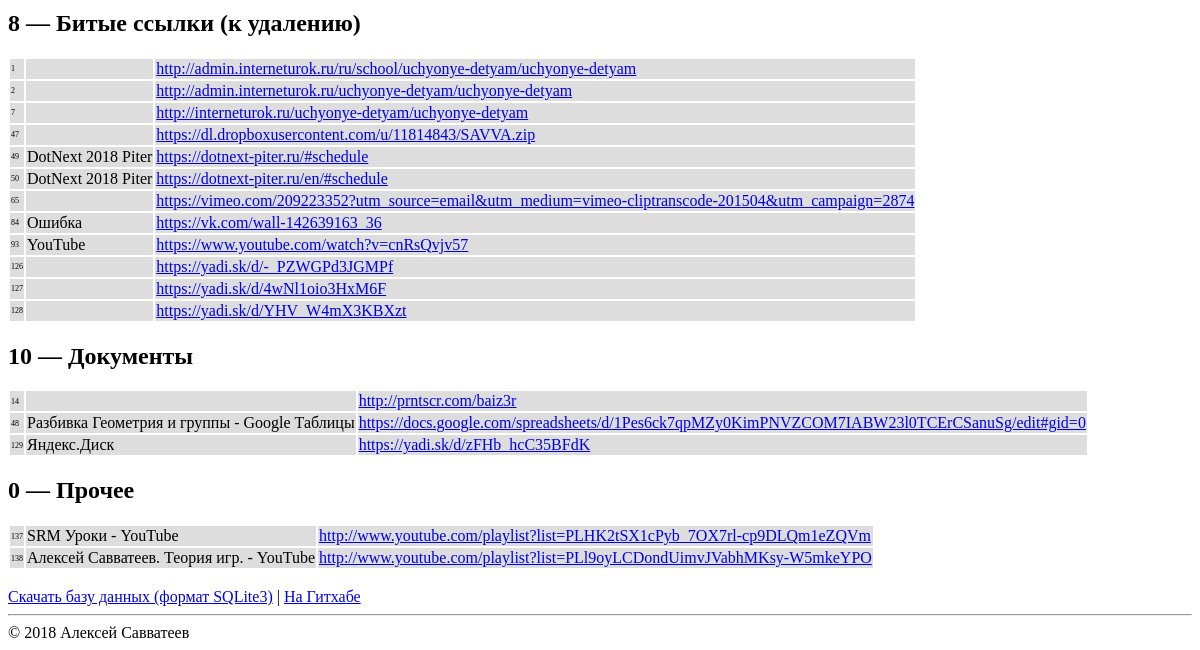
Before: / (lower part) with the older database file.
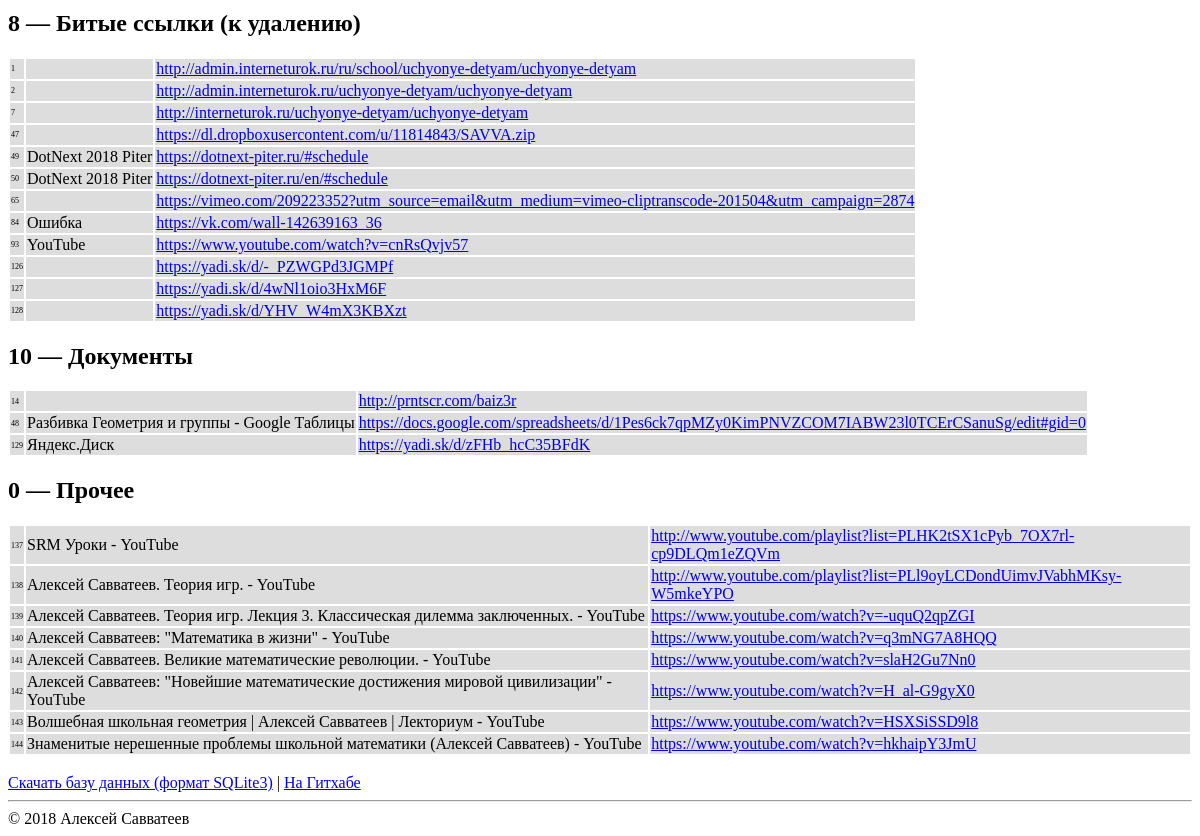
After: the same page with the newer database file.
### tables this page shows
CREATE TABLE "urls" (
	`url`	TEXT NOT NULL UNIQUE,
	`title`	TEXT,
	`section`	INTEGER DEFAULT 0
);

### include/functions.inc (called while the page is built, shortened)
<?php
function site_header()
{
  include $_SERVER["DOCUMENT_ROOT"]."/templates/header.inc";
}
function site_footer()
{
  include $_SERVER["DOCUMENT_ROOT"]."/templates/footer.inc";
}

### index.php (called while the page is built, shortened)
<?php
require_once $_SERVER["DOCUMENT_ROOT"] .
"/include/functions.inc";
require_once $_SERVER["DOCUMENT_ROOT"] .
"/models/model.inc";
$model = new Model("database.sqlite");
site_header();
include $_SERVER["DOCUMENT_ROOT"] . "/templates/index/index.inc";
site_footer();

### models/model.inc (called while the page is built, shortened)
<?php
class Model
{
    public function __construct($file)
    {
        $this->db = new SQLite3($file);
    }
    public function get_section($section)
    {
      $stmt = $this->db->prepare("SELECT _rowid_,url,title FROM urls WHERE section=:section ");
      $stmt->bindParam(':section',$section,SQLITE3_INTEGER);
      return $stmt->execute();
    }
}

### templates/index/tr.inc (the view, shortened to what this page needs)
<tr>
  <td class="num">
    <?=$res["rowid"]?>
  </td>
  <td>
    <?=$res["title"]?>
  </td>
  <td>
    <a href="<?=$res["url"]?>" target="_blank">
      <?=substr($res["url"], 0, 100)?>
    </a>
  </td>
</tr>

### templates/header.inc (shortened to what this page needs)
<!DOCTYPE html>
<html>
<head>
</head>
<body>

### templates/index/index.inc
<?php
foreach (SECTIONS as $key=>$section):
  include "section.inc";
endforeach;
?>
<br/>
	<a href="/database.sqlite">Скачать базу данных (формат SQLite3)</a>
	|
	<a href="https://github.com/aeifn/savva">На Гитхабе</a>

### templates/index/section.inc
<h2><?=$key?> — <?=$section?></h2>
<table>
<?php
$result=$model->get_section($key);
while ($res = $result->fetchArray()) {
    include "tr.inc";
}
?>
</table>

### templates/footer.inc
<hr/>
<?php
$found = 2018;
$curdate = date('Y');
$founder = "Алексей Савватеев";
 ?>
&copy; <?= $found==$curdate ? "$found" : "$found&ndash;$curdate"; ?>
&nbsp;<?=$founder?>
</body>
</html>

Changed rows visible on the page:
added urls: rowid "139", title "Алексей Савватеев. Теория игр. Лекция 3. Классическая дилемма заключенных. - YouTube", url "https://www.youtube.com/watch?v=-uquQ2qpZGI", shown under "0"
added urls: rowid "140", title "Алексей Савватеев: \"Математика в жизни\" - YouTube", url "https://www.youtube.com/watch?v=q3mNG7A8HQQ", shown under "0"
added urls: rowid "141", title "Алексей Савватеев. Великие математические революции. - YouTube", url "https://www.youtube.com/watch?v=slaH2Gu7Nn0", shown under "0"
added urls: rowid "142", title "Алексей Савватеев: \"Новейшие математические достижения мировой цивилизации\" - YouTube", url "https://www.youtube.com/watch?v=H_al-G9gyX0", shown under "0"
added urls: rowid "143", title "Волшебная школьная геометрия | Алексей Савватеев | Лекториум - YouTube", url "https://www.youtube.com/watch?v=HSXSiSSD9l8", shown under "0"
added urls: rowid "144", title "Знаменитые нерешенные проблемы школьной математики (Алексей Савватеев) - YouTube", url "https://www.youtube.com/watch?v=hkhaipY3JmU", shown under "0"
